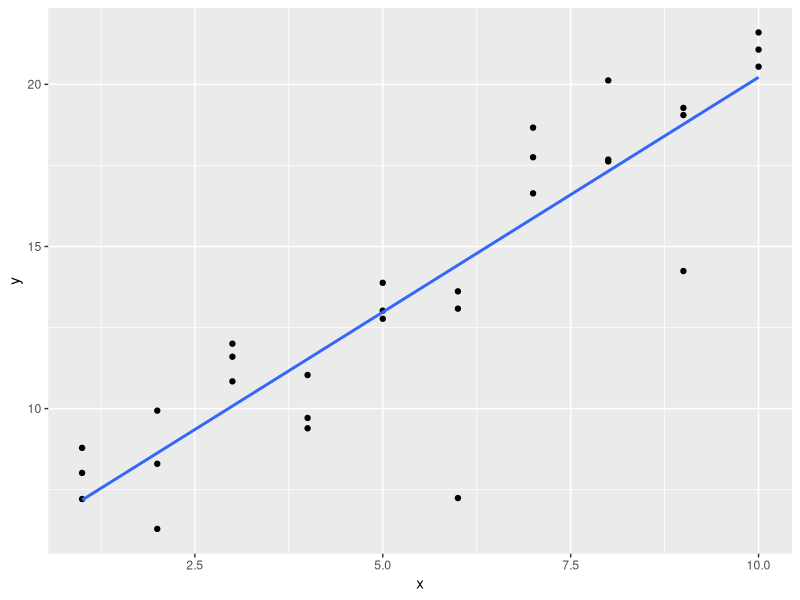
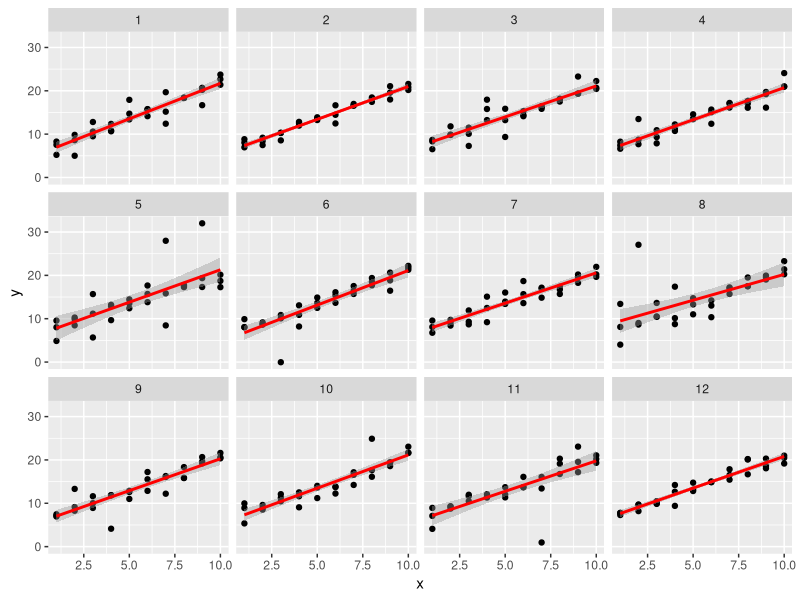
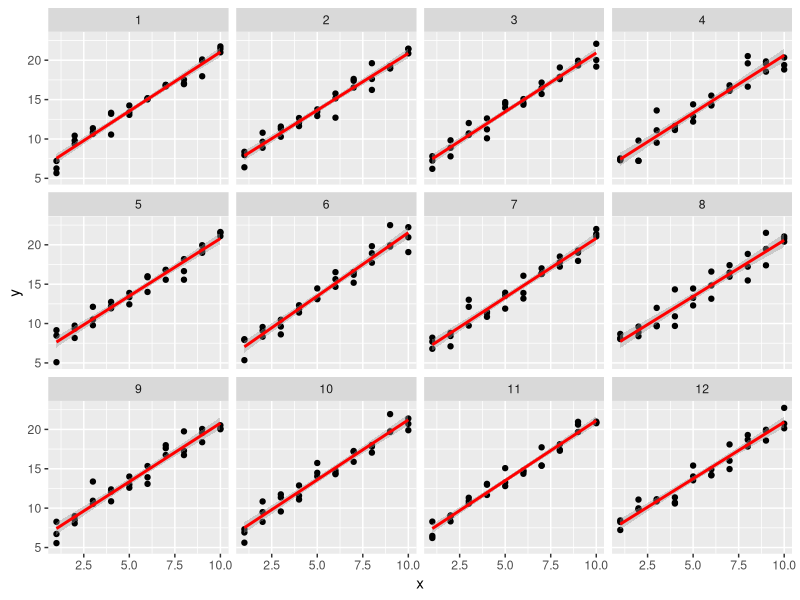
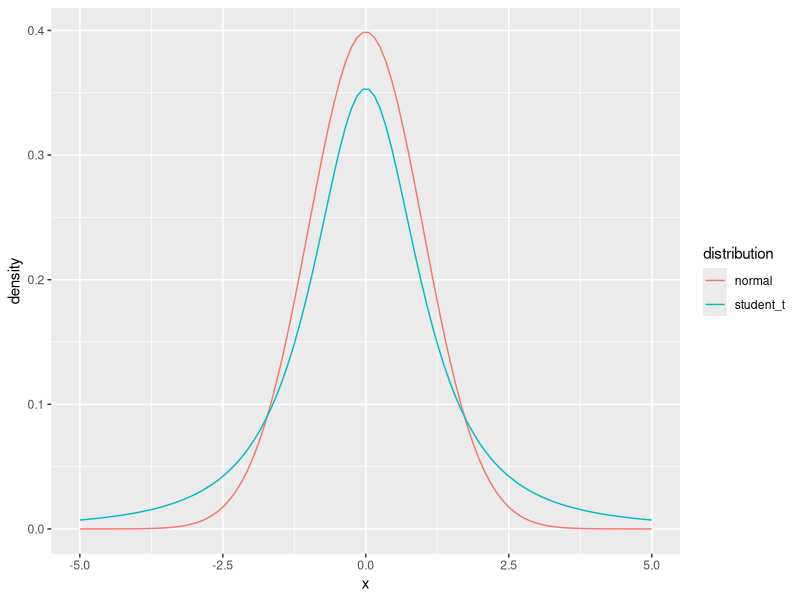
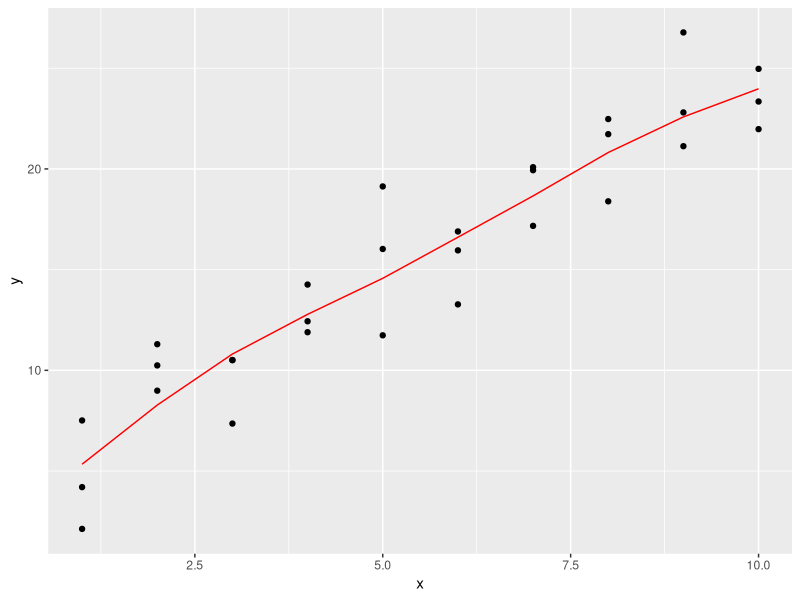
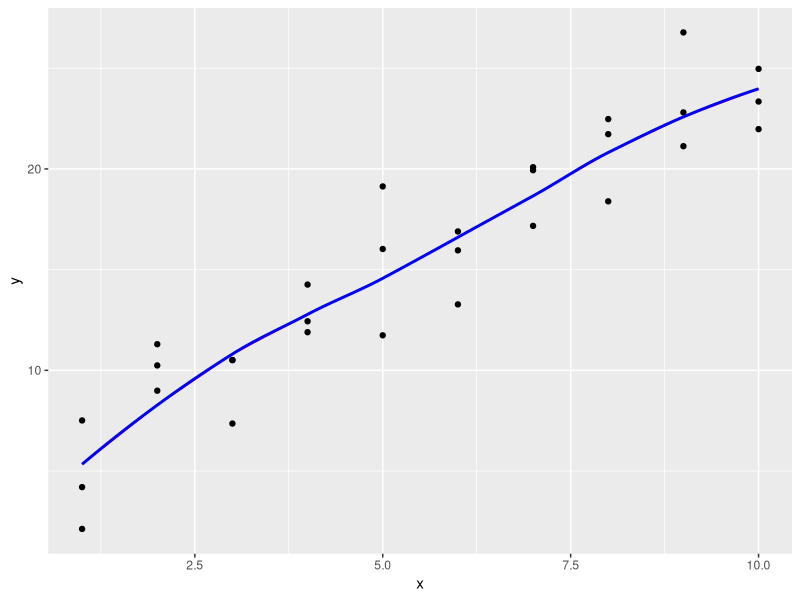
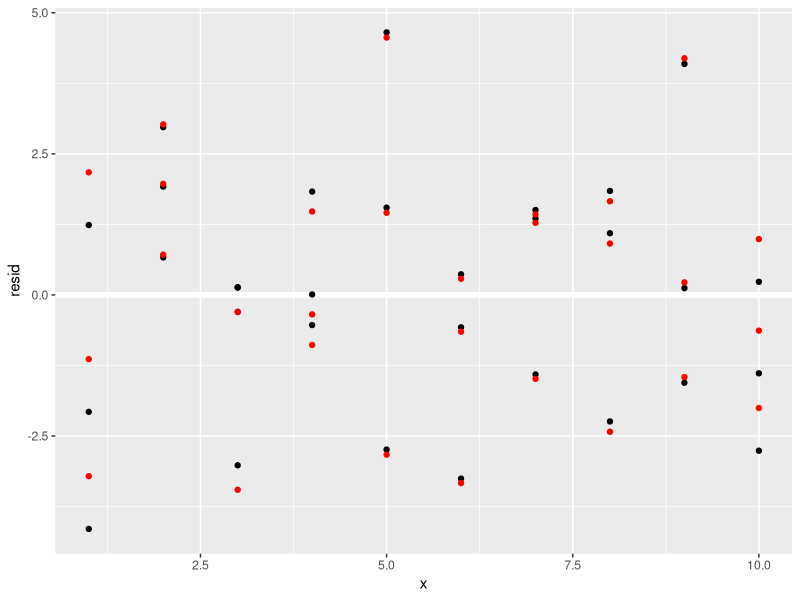
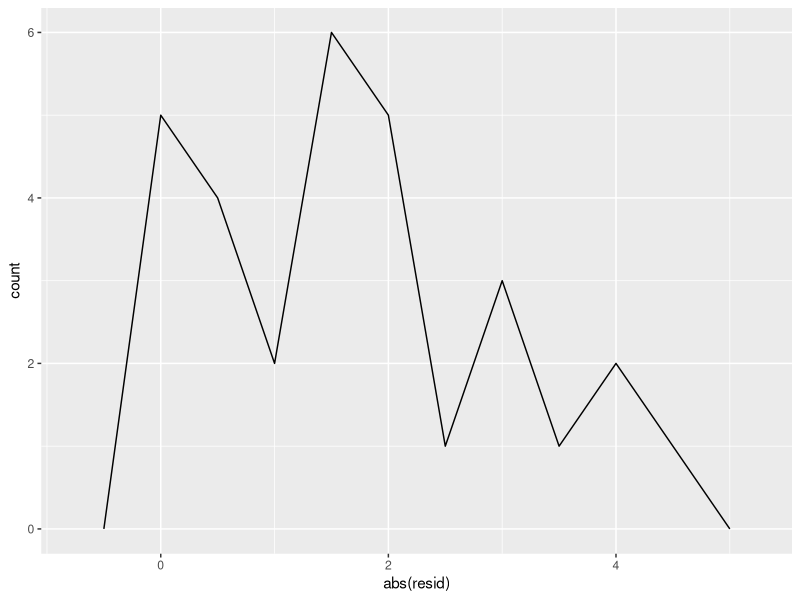

Generate these figures, in order, with R:
## ---- chunk 1
library("tidyverse")
library("modelr")
## ---- chunk 2
options(na.action = na.warn)
## ---- chunk 3
sim1a <- tibble(
  x = rep(1:10, each = 3),
  y = x * 1.5 + 6 + rt(length(x), df = 2)
)
## ---- chunk 4
ggplot(sim1a, aes(x = x, y = y)) +
  geom_point() +
  geom_smooth(method = "lm", se = FALSE)
## ---- chunk 5
simt <- function(i) {
  tibble(
    x = rep(1:10, each = 3),
    y = x * 1.5 + 6 + rt(length(x), df = 2),
    .id = i
  )
}

sims <- map_df(1:12, simt)

ggplot(sims, aes(x = x, y = y)) +
  geom_point() +
  geom_smooth(method = "lm", colour = "red") +
  facet_wrap(~.id, ncol = 4)
## ---- chunk 6
sim_norm <- function(i) {
  tibble(
    x = rep(1:10, each = 3),
    y = x * 1.5 + 6 + rnorm(length(x)),
    .id = i
  )
}

simdf_norm <- map_df(1:12, sim_norm)

ggplot(simdf_norm, aes(x = x, y = y)) +
  geom_point() +
  geom_smooth(method = "lm", colour = "red") +
  facet_wrap(~.id, ncol = 4)
## ---- chunk 7
tibble(
  x = seq(-5, 5, length.out = 100),
  normal = dnorm(x),
  student_t = dt(x, df = 2)
) %>%
  pivot_longer(-x, names_to="distribution", values_to="density") %>%
  ggplot(aes(x = x, y = density, colour = distribution)) +
  geom_line()
## ---- chunk 8
pnorm(2, lower.tail = FALSE)
## ---- chunk 9
pt(2, df = 2, lower.tail = FALSE)
## ---- chunk 10
measure_distance <- function(mod, data) {
  diff <- data$y - make_prediction(mod, data)
  mean(abs(diff))
}
## ---- chunk 11
make_prediction <- function(mod, data) {
  mod[1] + mod[2] * data$x
}
## ---- chunk 12
best <- optim(c(0, 0), measure_distance, data = sim1a)
best$par
## ---- chunk 13
measure_distance_ls <- function(mod, data) {
  diff <- data$y - (mod[1] + mod[2] * data$x)
  sqrt(mean(diff^2))
}

best <- optim(c(0, 0), measure_distance_ls, data = sim1a)
best$par
## ---- chunk 14
model3 <- function(a, data) {
  a[1] + data$x * a[2] + a[3]
}
## ---- chunk 15
measure_distance_3 <- function(a, data) {
  diff <- data$y - model3(a, data)
  sqrt(mean(diff^2))
}
## ---- chunk 16
best3a <- optim(c(0, 0, 0), measure_distance_3, data = sim1)
best3a$par
## ---- chunk 17
best3b <- optim(c(0, 0, 1), measure_distance_3, data = sim1)
best3b$par
## ---- chunk 18
best3c <- optim(c(0, 0, 5), measure_distance_3, data = sim1)
best3c$par
## ---- chunk 19
sim1_loess <- loess(y ~ x, data = sim1)
sim1_lm <- lm(y ~ x, data = sim1)

grid_loess <- sim1 %>%
  add_predictions(sim1_loess)

sim1 <- sim1 %>%
  add_residuals(sim1_lm) %>%
  add_predictions(sim1_lm) %>%
  add_residuals(sim1_loess, var = "resid_loess") %>%
  add_predictions(sim1_loess, var = "pred_loess")
## ---- chunk 20
plot_sim1_loess <-
  ggplot(sim1, aes(x = x, y = y)) +
  geom_point() +
  geom_line(aes(x = x, y = pred), data = grid_loess, colour = "red")
plot_sim1_loess
## ---- chunk 21
plot_sim1_loess +
  geom_smooth(method = "loess", colour = "blue", se = FALSE, alpha = 0.20)
## ---- chunk 22
ggplot(sim1, aes(x = x)) +
  geom_ref_line(h = 0) +
  geom_point(aes(y = resid)) +
  geom_point(aes(y = resid_loess), colour = "red")
## ---- chunk 23
sim1_mod <- lm(y ~ x, data = sim1)
grid <- sim1 %>%
  data_grid(x)
## ---- chunk 24
grid %>%
  add_predictions(sim1_mod, var = "pred_lm") %>%
  add_predictions(sim1_loess, var = "pred_loess")
## ---- chunk 25
grid %>%
  gather_predictions(sim1_mod, sim1_loess)
## ---- chunk 26
grid %>%
  spread_predictions(sim1_mod, sim1_loess)
## ---- chunk 27
grid %>%
  gather_predictions(sim1_mod, sim1_loess) %>%
  spread(model, pred)
## ---- chunk 28
sim1_mod <- lm(y ~ x, data = sim1)

sim1 <- sim1 %>%
  add_residuals(sim1_mod)

ggplot(sim1, aes(x = abs(resid))) +
  geom_freqpoly(binwidth = 0.5)
## ---- chunk 29
mod2a <- lm(y ~ x - 1, data = sim2)
## ---- chunk 30
mod2 <- lm(y ~ x, data = sim2)
## ---- chunk 31
grid <- sim2 %>%
  data_grid(x) %>%
  spread_predictions(mod2, mod2a)
grid
## ---- chunk 32
x3 <- model_matrix(y ~ x1 * x2, data = sim3)
x3
## ---- chunk 33
all(x3[["x1:x2b"]] == (x3[["x1"]] * x3[["x2b"]]))
## ---- chunk 34
all(x3[["x1:x2c"]] == (x3[["x1"]] * x3[["x2c"]]))
all(x3[["x1:x2d"]] == (x3[["x1"]] * x3[["x2d"]]))
## ---- chunk 35
x4 <- model_matrix(y ~ x1 * x2, data = sim4)
x4
## ---- chunk 36
all(x4[["x1"]] * x4[["x2"]] == x4[["x1:x2"]])
## ---- chunk 37
mod1 <- lm(y ~ x1 + x2, data = sim3)
mod2 <- lm(y ~ x1 * x2, data = sim3)
## ---- chunk 38
levels(sim3$x2)
## ---- chunk 39
model_matrix_mod1 <- function(.data) {
  mutate(.data,
    x2b = as.numeric(x2 == "b"),
    x2c = as.numeric(x2 == "c"),
    x2d = as.numeric(x2 == "d"),
    `(Intercept)` = 1
  ) %>%
    select(`(Intercept)`, x1, x2b, x2c, x2d)
}
## ---- chunk 40
model_matrix_mod1(sim3)
## ---- chunk 41
model_matrix_mod1b <- function(.data) {
  # the levels of x2
  lvls <- levels(.data$x2)
  # drop the first level
  # this assumes that there are at least two levels
  lvls <- lvls[2:length(lvls)]
  # create an indicator variable for each level of x2
  for (lvl in lvls) {
    # new column name x2 + level name
    varname <- str_c("x2", lvl)
    # add indicator variable for lvl
    .data[[varname]] <- as.numeric(.data$x2 == lvl)
  }
  # generate the list of variables to keep
  x2_variables <- str_c("x2", lvls)
  # Add an intercept
  .data[["(Intercept)"]] <- 1
  # keep x1 and x2 indicator variables
  select(.data, `(Intercept)`, x1, one_of(x2_variables))
}
## ---- chunk 42
model_matrix_mod1b(sim3)
## ---- chunk 43
model_matrix_mod2 <- function(.data) {
  mutate(.data,
    `(Intercept)` = 1,
    x2b = as.numeric(x2 == "b"),
    x2c = as.numeric(x2 == "c"),
    x2d = as.numeric(x2 == "d"),
    `x1:x2b` = x1 * x2b,
    `x1:x2c` = x1 * x2c,
    `x1:x2d` = x1 * x2d
  ) %>%
    select(`(Intercept)`, x1, x2b, x2c, x2d, `x1:x2b`, `x1:x2c`, `x1:x2d`)
}
## ---- chunk 44
model_matrix_mod2(sim3)
## ---- chunk 45
model_matrix_mod2b <- function(.data) {
  # get dataset with x1 and x2 indicator variables
  out <- model_matrix_mod1b(.data)
  # get names of the x2 indicator columns
  x2cols <- str_subset(colnames(out), "^x2")
  # create interactions between x1 and the x2 indicator columns
  for (varname in x2cols) {
    # name of the interaction variable
    newvar <- str_c("x1:", varname)
    out[[newvar]] <- out$x1 * out[[varname]]
  }
  out
}
## ---- chunk 46
model_matrix_mod2b(sim3)
## ---- chunk 47
mod1 <- lm(y ~ x1 + x2, data = sim4)
mod2 <- lm(y ~ x1 * x2, data = sim4)
## ---- chunk 48
sim4_mods <- gather_residuals(sim4, mod1, mod2)
## ---- chunk 49

ggplot(sim4_mods, aes(x = resid, colour = model)) +
  geom_freqpoly(binwidth = 0.5) +
  geom_rug()
## ---- chunk 50
ggplot(sim4_mods, aes(x = abs(resid), colour = model)) +
  geom_freqpoly(binwidth = 0.5) +
  geom_rug()
## ---- chunk 51
sim4_mods %>%
  group_by(model) %>%
  summarise(resid = sd(resid))
